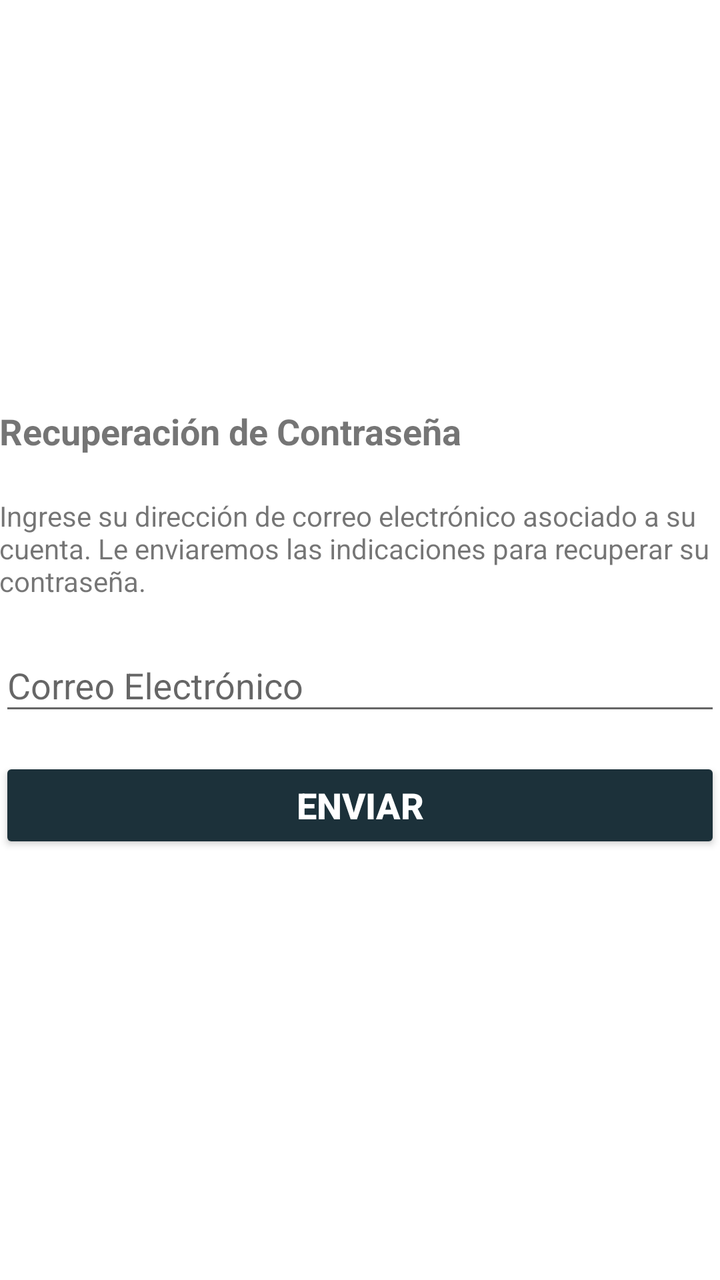
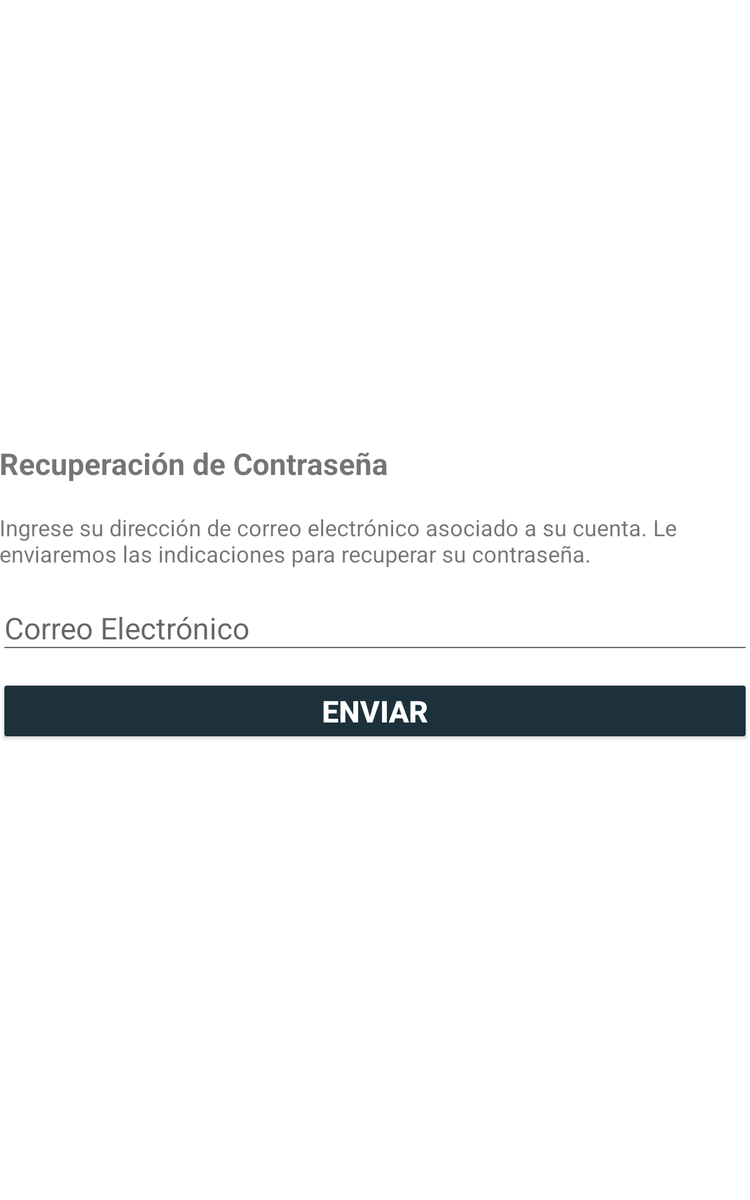

An Android layout and its configuration variant, each rendered on a device that would load it. The default file and the variant file are quoted in full after the pictures.
<!-- AndroidManifest.xml: application theme AppTheme.NoActionBar -->
<!-- res/layout/activity_password_reset.xml -->
<RelativeLayout xmlns:android="http://schemas.android.com/apk/res/android"
    xmlns:tools="http://schemas.android.com/tools"
    android:layout_width="match_parent"
    android:layout_height="match_parent"
    android:gravity="center_vertical|center_horizontal"
    android:orientation="vertical"
    android:paddingBottom="@dimen/activity_vertical_margin"
    android:paddingLeft="@dimen/activity_horizontal_margin"
    android:paddingRight="@dimen/activity_horizontal_margin"
    android:paddingTop="@dimen/activity_vertical_margin"
    tools:context="com.rialvik.autiyoda.PasswordResetActivity">

    
    <ProgressBar
        android:id="@+id/login_progress"
        style="?android:attr/progressBarStyleLarge"
        android:layout_width="wrap_content"
        android:layout_height="wrap_content"
        android:layout_marginBottom="8dp"
        android:visibility="gone" />

    <ScrollView
        android:id="@+id/login_form"
        android:layout_width="match_parent"
        android:layout_height="wrap_content"
        android:layout_alignParentTop="true"
        android:layout_centerHorizontal="true">

        <LinearLayout
            android:id="@+id/email_login_form"
            android:layout_width="match_parent"
            android:layout_height="wrap_content"
            android:gravity="center_vertical|center_horizontal|center"
            android:orientation="vertical">

            <TextView
                android:id="@+id/reset_password_form_title"
                android:layout_width="match_parent"
                android:layout_height="wrap_content"
                android:paddingBottom="10pt"
                android:text="@string/password_reset"
                android:textSize="18sp"
                android:textStyle="bold" />

            <TextView
                android:id="@+id/sign_up_indications"
                android:layout_width="match_parent"
                android:layout_height="wrap_content"
                android:paddingBottom="5pt"
                android:text="@string/password_reset_indications" />

            <android.support.design.widget.TextInputLayout
                android:layout_width="match_parent"
                android:layout_height="wrap_content">

                <AutoCompleteTextView
                    android:id="@+id/email"
                    android:layout_width="match_parent"
                    android:layout_height="wrap_content"
                    android:hint="@string/prompt_email"
                    android:inputType="textEmailAddress"
                    android:maxLines="1"
                    android:singleLine="true"
                    android:textAlignment="center" />

            </android.support.design.widget.TextInputLayout>

            <android.support.design.widget.TextInputLayout
                android:layout_width="match_parent"
                android:layout_height="wrap_content">

            </android.support.design.widget.TextInputLayout>

            <Button
                android:id="@+id/reset_password_button"
                style="@style/Widget.AppCompat.Button.Colored"
                android:layout_width="match_parent"
                android:layout_height="wrap_content"
                android:layout_marginBottom="10dp"
                android:layout_marginTop="16dp"
                android:text="@string/send"
                android:textSize="18sp"
                android:textStyle="bold" />

        </LinearLayout>
    </ScrollView>

</RelativeLayout>
<!-- resources referenced by this layout -->
<resources>
  <string name="password_reset">Recuperación de Contraseña</string>
  <string name="password_reset_indications">Ingrese su dirección de correo electrónico asociado a su cuenta. Le enviaremos las indicaciones para recuperar su contraseña.</string>
  <string name="prompt_email">Correo Electrónico</string>
  <string name="send">Enviar</string>
  <style name="AppTheme.NoActionBar">
          <item name="windowActionBar">false</item>
          <item name="windowNoTitle">true</item>
      </style>
</resources>
<!-- res/layout-sw600dp/activity_password_reset.xml (the repository's variant of the layout above) -->
<!-- drawn on a 7-inch tablet held upright -->
<RelativeLayout xmlns:android="http://schemas.android.com/apk/res/android"
    xmlns:tools="http://schemas.android.com/tools"
    android:layout_width="match_parent"
    android:layout_height="match_parent"
    android:gravity="center_vertical|center_horizontal"
    android:orientation="vertical"
    android:paddingBottom="@dimen/activity_vertical_margin"
    android:paddingLeft="@dimen/activity_horizontal_margin"
    android:paddingRight="@dimen/activity_horizontal_margin"
    android:paddingTop="@dimen/activity_vertical_margin"
    tools:context="com.rialvik.autiyoda.PasswordResetActivity">

    

    <ScrollView
        android:id="@+id/login_form"
        android:layout_width="match_parent"
        android:layout_height="wrap_content"
        android:layout_alignParentTop="true"
        android:layout_centerHorizontal="true">

        <LinearLayout
            android:id="@+id/email_login_form"
            android:layout_width="match_parent"
            android:layout_height="wrap_content"
            android:gravity="center_vertical|center_horizontal|center"
            android:orientation="vertical">

            <TextView
                android:id="@+id/reset_password_form_title"
                android:layout_width="match_parent"
                android:layout_height="wrap_content"
                android:paddingBottom="10pt"
                android:text="@string/password_reset"
                android:textSize="24sp"
                android:textStyle="bold" />

            <TextView
                android:id="@+id/sign_up_indications"
                android:layout_width="match_parent"
                android:layout_height="wrap_content"
                android:paddingBottom="5pt"
                android:text="@string/password_reset_indications"
                android:textSize="18sp" />

            <android.support.design.widget.TextInputLayout
                android:layout_width="match_parent"
                android:layout_height="wrap_content">

                <AutoCompleteTextView
                    android:id="@+id/EditText_Email"
                    android:layout_width="match_parent"
                    android:layout_height="wrap_content"
                    android:hint="@string/prompt_email"
                    android:inputType="textEmailAddress"
                    android:maxLines="1"
                    android:singleLine="true"
                    android:textAlignment="center"
                    android:textSize="24sp" />

            </android.support.design.widget.TextInputLayout>

            <Button
                android:id="@+id/reset_password_button"
                style="@style/Widget.AppCompat.Button.Colored"
                android:layout_width="match_parent"
                android:layout_height="wrap_content"
                android:layout_marginBottom="10dp"
                android:layout_marginTop="16dp"
                android:text="@string/send"
                android:textSize="24sp"
                android:textStyle="bold" />

        </LinearLayout>
    </ScrollView>

</RelativeLayout>
